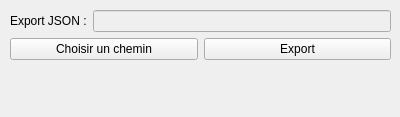
<?xml version="1.0" encoding="UTF-8"?>
<ui version="4.0">
 <class>JsonForm</class>
 <widget class="QWidget" name="JsonForm">
  <property name="geometry">
   <rect>
    <x>0</x>
    <y>0</y>
    <width>400</width>
    <height>117</height>
   </rect>
  </property>
  <property name="windowTitle">
   <string>Export JSON</string>
  </property>
  <widget class="QWidget" name="gridLayoutWidget">
   <property name="geometry">
    <rect>
     <x>10</x>
     <y>10</y>
     <width>381</width>
     <height>101</height>
    </rect>
   </property>
   <layout class="QGridLayout" name="gridLayout">
    <item row="1" column="0">
     <layout class="QHBoxLayout" name="horizontalLayout">
      <item>
       <widget class="QPushButton" name="boutonChoix">
        <property name="text">
         <string>Choisir un chemin</string>
        </property>
       </widget>
      </item>
      <item>
       <widget class="QPushButton" name="boutonOK">
        <property name="text">
         <string>Export</string>
        </property>
       </widget>
      </item>
     </layout>
    </item>
    <item row="0" column="0">
     <layout class="QGridLayout" name="gridLayout_2">
      <item row="0" column="1">
       <widget class="QLineEdit" name="lineChemin">
        <property name="enabled">
         <bool>false</bool>
        </property>
       </widget>
      </item>
      <item row="0" column="0">
       <widget class="QLabel" name="labelChemin">
        <property name="text">
         <string>Export JSON :</string>
        </property>
       </widget>
      </item>
     </layout>
    </item>
    <item row="2" column="0">
     <widget class="QLabel" name="msglabel">
      <property name="text">
       <string/>
      </property>
     </widget>
    </item>
   </layout>
  </widget>
 </widget>
 <resources/>
 <connections/>
</ui>
